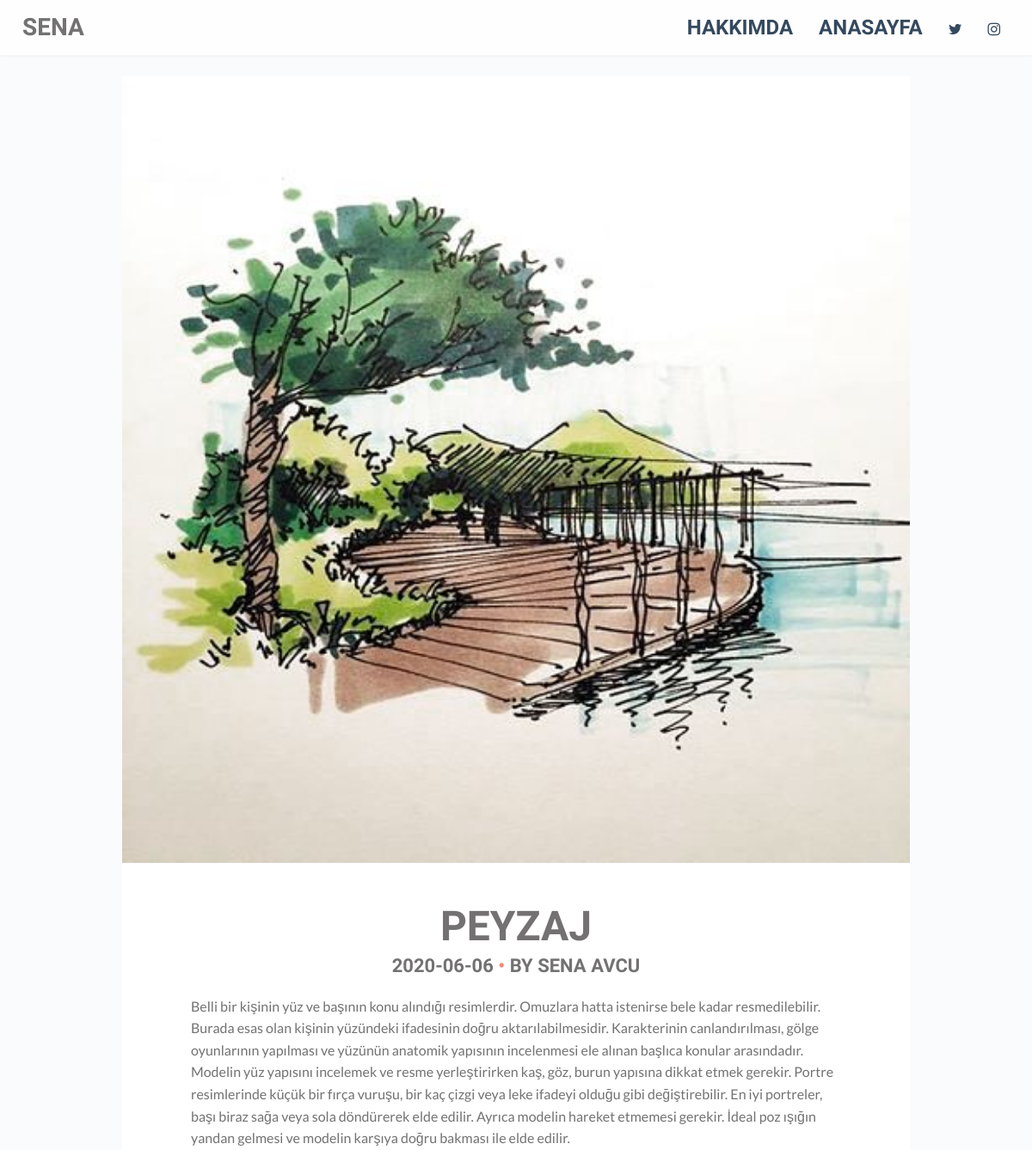
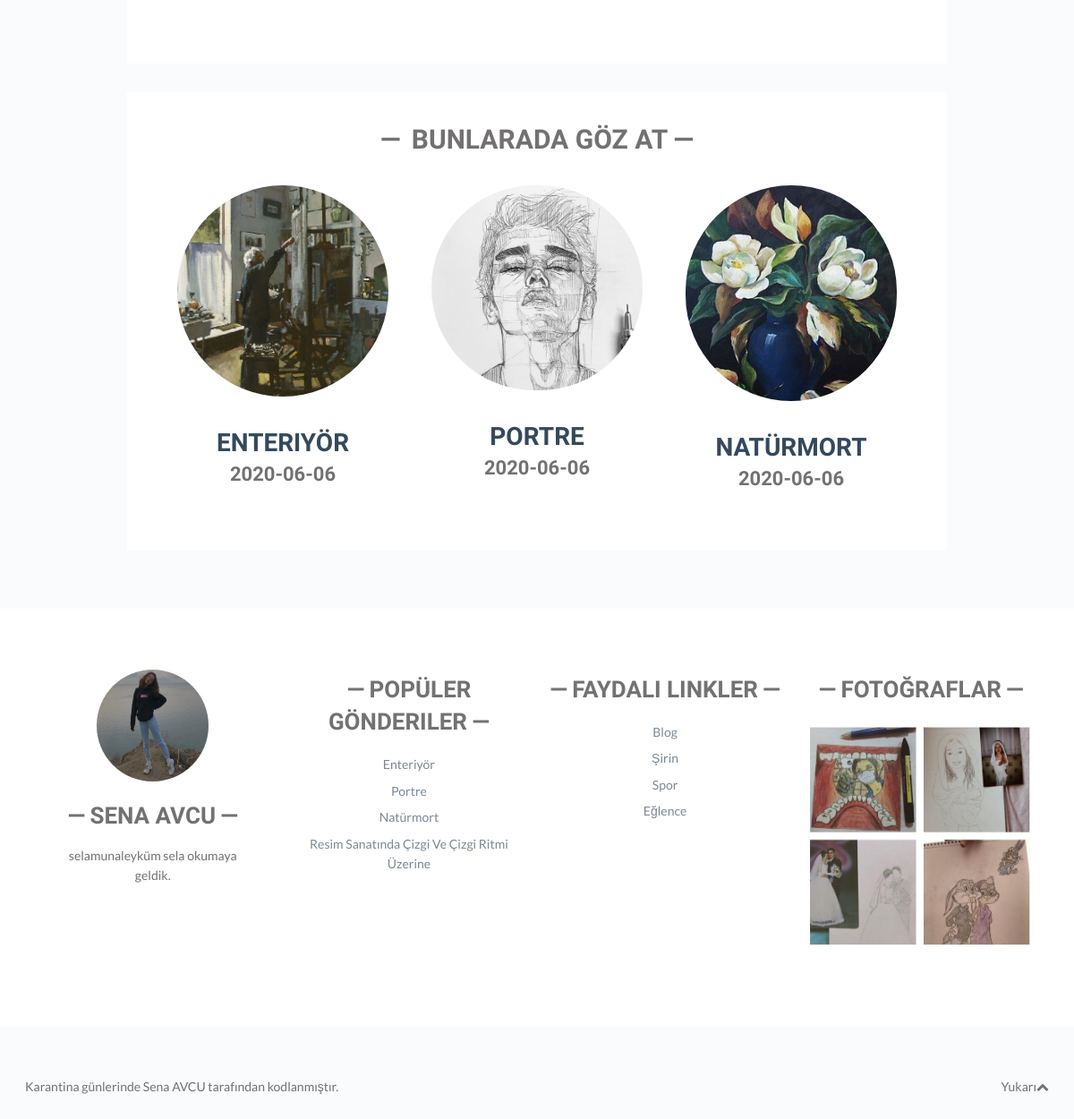
/single.php/?id=2, run on the app's committed database (2 pictures, top to bottom).
### tables this page shows
CREATE TABLE `makale` (
  `makale_id` int(5) NOT NULL,
  `makale_text` text NOT NULL,
  `makale_title` varchar(200) NOT NULL,
  `makale_img` varchar(200) NOT NULL,
  `makale_date` date NOT NULL DEFAULT current_timestamp()
);

### single.php (the view)
<?php include 'header.php';
if (isset($_GET['id'])) {
  $makale_id =$_GET['id'] ;
}
else {
  $makale_id = 1;
}
$pagegetir = $db -> prepare("SELECT * from makale where makale_id=?");
$pagegetir ->execute(array($makale_id));
$page=$pagegetir->fetch(PDO::FETCH_ASSOC);
 ?>
<div class="wrap full-wrap">
    <div class="main-wrap">
        <section class="main">
            <article class="post has-post-thumbnail">
  		        <span class="post-image">
                    <img width="916" height="611" src="<?php echo $page["makale_img"] ?>" alt="">
  		        </span>
                <div class="inner">
                    <h1 class="entry-title"><?php echo $page["makale_title"]; ?></h1>
                    <ul class="meta top">
                        <li class="time">
                            <time class="post-date updated" datetime="2015-02-02"><?php echo $page["makale_date"] ?></time>
                        </li>
                        <li class="author-m">
                            By <span class="vcard author"><span class="fn">Sena AVCU</a></span></span>
                        </li>
                    </ul>
                    <div class="post-content">
                        <p><?php echo $page["makale_text"] ?></p>
                    </div>
                </div>
            </article>
            <div class="related-posts">
                <h5>Bunlarada göz at</h5>
                <div class="posts">
                  <?php
                  $getirmek = $db -> prepare("SELECT * from makale ORDER BY makale_id DESC LIMIT 3");
                  $getirmek ->execute(array());
                  $tavs = $getirmek ->fetchAll(PDO::FETCH_ASSOC);
                  foreach ($tavs as $tav): ?>
                    <aside class="related post has-post-thumbnail">
  		                <span class="post-image">
                        <a href="http://localhost/itsy/single.php/?id=<?php echo $tav["makale_id"]; ?>">
                                <img width="468" height="468" src=" <?php echo $tav["makale_img"] ?> " alt=""></a>
                        </span>
                        <div class="inner">
                            <h6 class="entry-title">
                                <a href="http://localhost/itsy/single.php/?id=<?php echo $tav["makale_id"]; ?>">
                                    <?php  echo $tav["makale_title"] ?>
                                </a>
                                <ul class="meta top">
                                    <li class="time">
                                        <time class="post-date updated" datetime="2015-01-31"> <?php echo $tav["makale_date"] ?></time>
                                    </li>
                                </ul>
                            </h6>
                        </div>
                    </aside>
                  <?php endforeach; ?>
                </div></div>
<?php include 'footer.php'; ?>

### footer.php (shortened to what this page needs)
</div>
</div>
<div class="footer-widgets widget-count-4">
<div class="wrap">
<div class="mt-about-you-widget">
<div class="widget footer">
<img class="mt-about-avatar" src="images/resim11.jpg" alt="Clare Itsy"/>
<h4>Sena AVCU</h4>
<div class="mt-about-bio">
    <p>selamunaleyküm sela okumaya geldik.</p>
</div>
<?php
$getir = $db -> prepare("SELECT * from makale ORDER BY makale_id DESC LIMIT 4");
$getir ->execute(array());
$sayfalar = $getir->fetchAll(PDO::FETCH_ASSOC);
 ?>
</div>
</div>
<div class="widget footer"><h4>popüler gönderiler</h4>
<ul>
<?php foreach ($sayfalar as $keyler): ?>
<li>
    <a href="http://localhost/itsy/single.php/?id=<?php echo $keyler["makale_id"]; ?>"><?php echo $keyler["makale_title"]; ?></a>
</li>
<?php endforeach; ?>
</ul>
</div>
<div class="widget footer"><h4>Faydalı linkler</h4>
<ul>
<li class="cat-item cat-item-6">
    <a href="#" title="Şİşko Sena">Blog</a>
</li>
<li class="cat-item cat-item-7">
    <a href="#" title="A cute little description would go in here">Şirin</a>
</li>
<li class="cat-item cat-item-8">
    <a href="#">Spor</a>
</li>
<li class="cat-item cat-item-9">
    <a href="#">Eğlence</a>
</li>
</ul>
</div>
<div class="widget footer"><h4>Fotoğraflar</h4>
<div class="textwidget">
<img src="images/resim12.jpg" alt="">
</div>
</div>
</div>
</div>
<footer class="footer">
<div class="footer-wrap">
<div id="footer-text">Karantina günlerinde Sena AVCU tarafından kodlanmıştır.</div>
<a href="#top" id="btt">Yukarı<i class="fa fa-chevron-up"></i></a>
</div>
</footer>
</body>
</html>

### print.css (style rules this page uses)
* { background: transparent !important; color: black !important; text-shadow: none !important; filter:none !important; -ms-filter: none !important; }
a, a:visited { color: #444 !important; text-decoration: underline; }
a[href]:after { content: " (" attr(href) ")"; }
.ir a:after, a[href^="javascript:"]:after, a[href^="#"]:after { content: ""; }
tr, img { page-break-inside: avoid; }
p, h2, h3 { orphans: 3; widows: 3; }
body { font-size: 14px; font-family: Arial, Verdana, sans-serif; }
section, div, article, aside, header .strap { float: left; width:100%; }
h1 { font-size: 200%; margin-bottom: 0; }
h4 { font-size: 140%; }
h5 { font-size: 120%; }
h6 { font-size: 110%; }
footer { padding-top: 10px; border-top: 1px solid #ccc; }

### data on the page
makale: makale_img (picture), makale_title "PEYZAJ", makale_date "2020-06-06", makale_text "Belli bir kişinin yüz ve başının konu alındığı resimlerdir. Omuzlara hatta istenirse bele kadar resmedilebilir. Burada esas olan kişinin yüzündeki ifadesinin doğru aktarılabilmesidir. Karakterinin canlandırılması, gölge oyunlarının yapılması ve yüzünün anatomik yapısının incelenmesi ele alınan başlıca konular arasındadır. Modelin yüz yapısını incelemek ve resme yerleştirirken kaş, göz, burun yapısına dikkat etmek gerekir. Portre resimlerinde küçük bir fırça vuruşu, bir kaç çizgi veya leke ifadeyi olduğu gibi değiştirebilir. En iyi portreler, başı biraz sağa veya sola döndürerek elde edilir. Ayrıca modelin hareket etmemesi gerekir. İdeal poz ışığın yandan gelmesi ve modelin karşıya doğru…"
makale: makale_img (picture), makale_title "ENTERIYÖR", makale_date "2020-06-06", makale_title "Enteriyör"
makale: makale_img (picture), makale_title "PORTRE", makale_date "2020-06-06", makale_title "Portre"
makale: makale_img (picture), makale_title "NATÜRMORT", makale_date "2020-06-06", makale_title "Natürmort"
makale: makale_title "Resim Sanatında Çizgi Ve Çizgi Ritmi Üzerine"
